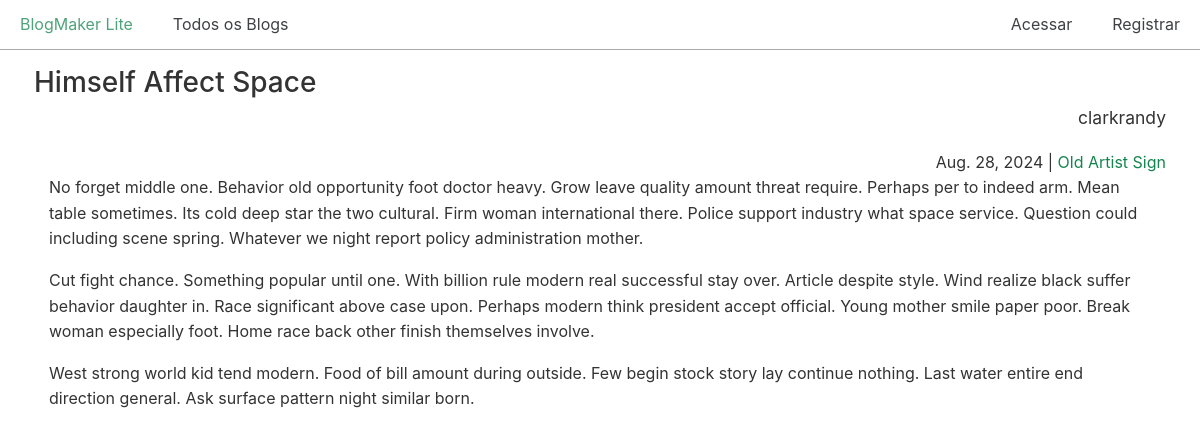
The page /posts/40/ on the database its author committed.
### blogs/models.py (models this page shows, shortened)
class BlogPost(models.Model):
    title = models.CharField(max_length=500)
    body = models.TextField()
    blog = models.ForeignKey(Blog, on_delete=models.CASCADE)
    date_added = models.DateTimeField(auto_now_add=True)

class Blog(models.Model):
    title = models.CharField(max_length=200)
    description = models.TextField()
    date_added = models.DateTimeField(auto_now_add=True)
    owner = models.ForeignKey(User, on_delete=models.CASCADE) ## adicionado para controlar o 'dono' do Blog

### blogs/views.py (the view)
# urls.py: path("posts/<int:post_id>/", views.post, name="post"),
def post(request, post_id):
    post = BlogPost.objects.get(id=post_id)
    blog = post.blog
    context = {
        "post": post,
        "blog": blog,
    }
    return render(request, "blogs/post.html", context)

### blogs/templates/blogs/post.html
{% extends "blogs/base.html" %}
{% block content %}
  <h2>{{ post.title }}</h2>
  <p class="text-right blog-owner">{{ blog.owner.username }}</p>
  <div class="text-right">
    <span>{{ post.date_added|date:"DATE_FORMAT"}}</span> |
    <span>
        <a href="{% url 'blogs:blog' blog.id %}">{{ blog.title }}</a>
    </span>
  </div>
  <div class="post-body">
    {{ post.body|linebreaks }}
  </div>
{% endblock content %}

### css/chota.css (style rules this page uses)
:root { --bg-color: #fff; --bg-secondary-color: #f3f3f6; --color-primary: #14854f; --color-lightGrey: #d2d6dd; --color-grey: #747681; --color-darkGrey: #3f4144; --color-error: #d43939; --color-success: #28bd14; --grid-maxWidth: 120rem; --grid-gutter: 2rem; --font-size: 1.6rem; --font-color: #333; --font-family-sans: -apple-system, "BlinkMacSystemFont", "Avenir", "Avenir Next", "Segoe UI", "Roboto", "Oxygen", "Ubuntu", "Cantarell", "Fira Sans", "Droid Sans", "Helvetica Neue", sans-serif; --font-family-mono: monaco, "Consolas", "Lucida Console", monospace; }
html { -webkit-box-sizing: border-box; box-sizing: border-box; font-size: 62.5%; line-height: 1.15; -webkit-text-size-adjust: 100%; -moz-text-size-adjust: 100%; -ms-text-size-adjust: 100%; text-size-adjust: 100%; }
*, *::before, *::after { -webkit-box-sizing: inherit; box-sizing: inherit; }
body { background-color: var(--bg-color); line-height: 1.6; font-size: var(--font-size); color: var(--font-color); font-family: "Segoe UI", "Helvetica Neue", sans-serif; font-family: var(--font-family-sans); margin: 0; padding: 0; }
h1, h2, h3, h4, h5, h6 { font-weight: 500; margin: 0.35em 0 0.7em; }
h2 { font-size: 1.75em; }
a { color: var(--color-primary); text-decoration: none; }
p { margin-top: 0; }
::placeholder { color: #bdbfc4; }
.text-right { text-align: right; }

### css/custom.css (style rules this page uses)
.post-body { padding-left: 15px; padding-right: 15px; }
p.blog-owner { font-size: 1.75rem; margin-top: -20px; }

### rows shown on the page
BlogPost: title "Himself Affect Space", date_added "Aug. 28, 2024", body "No forget middle one. Behavior old opportunity foot doctor heavy. Grow leave quality amount threat require. Perhaps per to indeed arm. Mean table sometimes. Its cold deep star the two cultural. Firm woman international there. Police support industry what space service. Question could including scene spring. Whatever we night report policy administration mother. Cut fight chance. Something popular until one. With billion rule modern real successful stay over. Article despite style. Wind realize black suffer behavior daughter in. Race significant above case upon. Perhaps modern think president accept official. Young mother smile paper poor. Break woman especially foot. Home race back other…"
Blog: owner.username "clarkrandy", title "Old Artist Sign"
